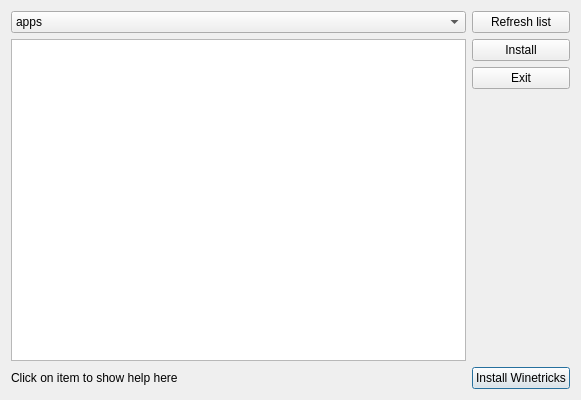
<?xml version="1.0" encoding="UTF-8"?>
<ui version="4.0">
 <class>winetricks</class>
 <widget class="QDialog" name="winetricks">
  <property name="geometry">
   <rect>
    <x>0</x>
    <y>0</y>
    <width>581</width>
    <height>400</height>
   </rect>
  </property>
  <property name="windowTitle">
   <string>winetricks plugin</string>
  </property>
  <layout class="QGridLayout" name="gridLayout">
   <item row="1" column="0" rowspan="5">
    <widget class="QListWidget" name="lstMain">
     <property name="toolTip">
      <string/>
     </property>
     <property name="whatsThis">
      <string/>
     </property>
    </widget>
   </item>
   <item row="6" column="0">
    <widget class="QLabel" name="label">
     <property name="text">
      <string>Click on item to show help here</string>
     </property>
     <property name="wordWrap">
      <bool>true</bool>
     </property>
    </widget>
   </item>
   <item row="6" column="1">
    <widget class="QPushButton" name="cmdInstWinetricks">
     <property name="text">
      <string>Install Winetricks</string>
     </property>
    </widget>
   </item>
   <item row="2" column="1">
    <widget class="QPushButton" name="cmdExit">
     <property name="text">
      <string>Exit</string>
     </property>
    </widget>
   </item>
   <item row="0" column="0">
    <widget class="QComboBox" name="cbCategories">
     <item>
      <property name="text">
       <string>apps</string>
      </property>
     </item>
     <item>
      <property name="text">
       <string>benchmarks</string>
      </property>
     </item>
     <item>
      <property name="text">
       <string>dlls</string>
      </property>
     </item>
     <item>
      <property name="text">
       <string>fonts</string>
      </property>
     </item>
     <item>
      <property name="text">
       <string>games</string>
      </property>
     </item>
     <item>
      <property name="text">
       <string>settings</string>
      </property>
     </item>
    </widget>
   </item>
   <item row="1" column="1">
    <widget class="QPushButton" name="cmdInstall">
     <property name="text">
      <string>Install</string>
     </property>
    </widget>
   </item>
   <item row="0" column="1">
    <widget class="QPushButton" name="cmdRefresh">
     <property name="text">
      <string>Refresh list</string>
     </property>
    </widget>
   </item>
  </layout>
 </widget>
 <resources/>
 <connections/>
</ui>
